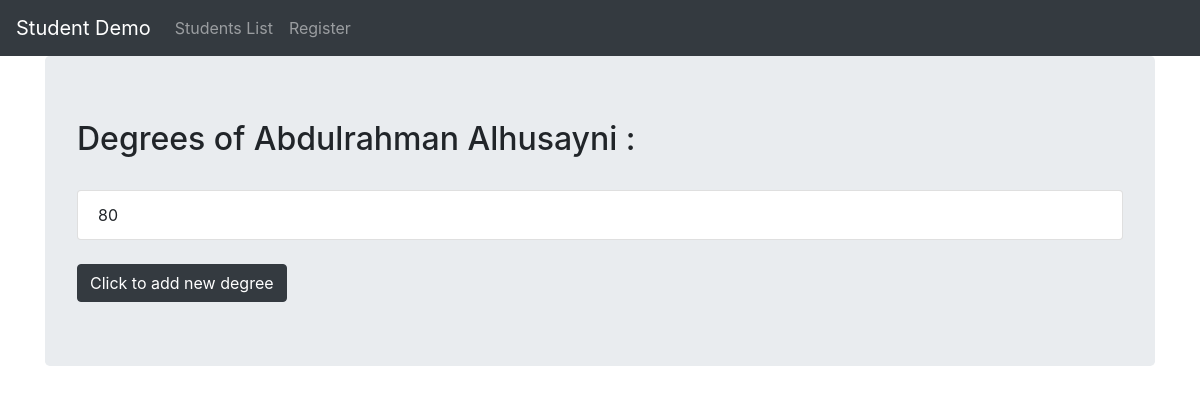
Before: /degree/1/ with the older database file.
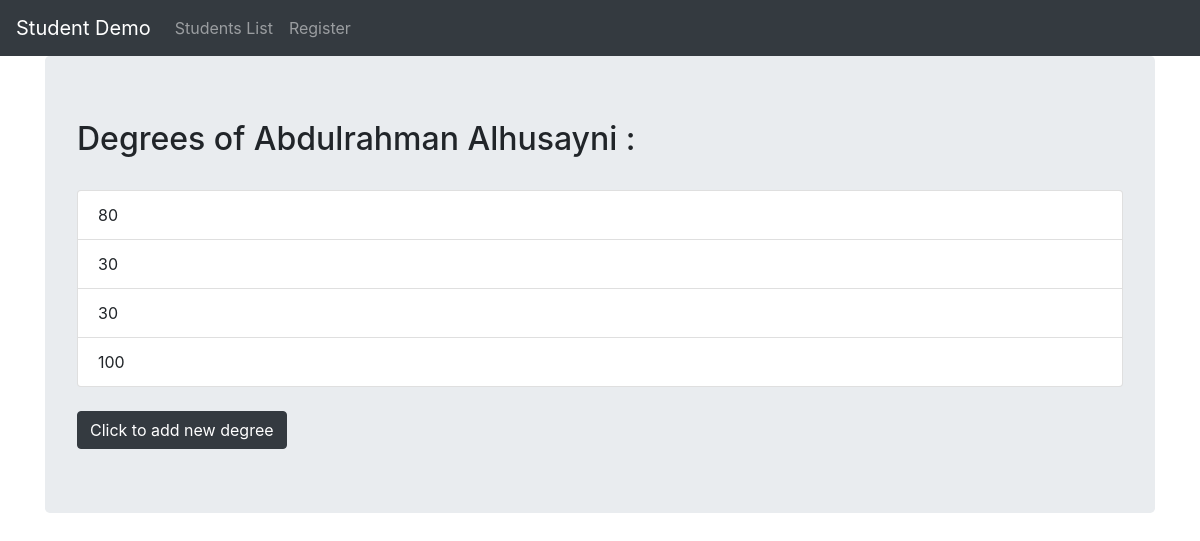
After: the same page with the newer database file.
### studentdemo/models.py (models this page shows)
class Degree(models.Model):
    student_id=models.ForeignKey(Student , on_delete=models.CASCADE)
    student_degree = models.IntegerField(default=0)

### studentdemo/views.py (the view)
# urls.py: path('degree/<str:student_id>/', degree, name='degree'),
def degree(request, student_id):
    degreo = models.Degree.objects.filter(student_id=student_id)
    stid = models.Student.objects.get(id=student_id)
    form_data = forms.DegreeRegistrar(request.POST or None)
    msg = ''
    if form_data.is_valid():
        newdegree = models.Degree()
        newdegree.student_id = stid
        newdegree.student_degree = form_data.cleaned_data['Student_Degree']
        newdegree.save()
        msg = 'New degree has been added !!'
    context = {'deg': degreo,
               'formregister': form_data,
               'name': stid,
               'msg': msg}
    return render(request, 'degree.html', context)

### studentdemo/templates/degree.html (shortened to what this page needs)
{% extends "base.html" %}
{% block content %}
<div class="jumbotron">
    <h2>Degrees of {{name.first_name }} {{ name.last_name }} :</h2>
<br>
<ul class="list-group">
{% for i in deg %}
    <li class="list-group-item">{{ i.student_degree }}</li>
{% endfor %}
</ul>
<br>
<button type="button" class="btn btn-dark" data-toggle="collapse" data-target="#demo">
    Click to add new degree</button>
</div>
{% endblock %}

Changed rows visible on the page:
added Degree: student_degree "30"
added Degree: student_degree "30"
added Degree: student_degree "100"
